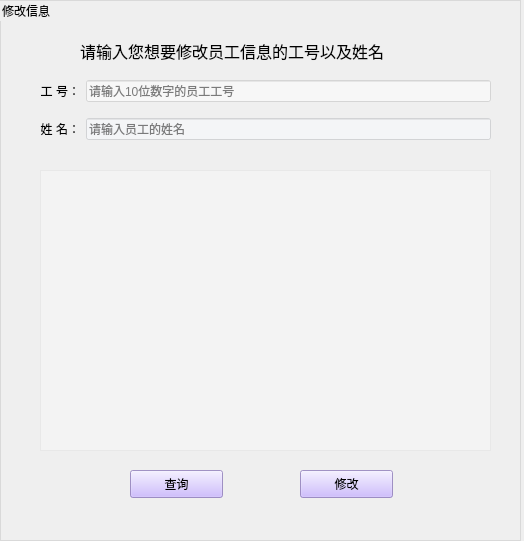
<?xml version="1.0" encoding="UTF-8"?>
<ui version="4.0">
 <class>Form</class>
 <widget class="QWidget" name="Form">
  <property name="geometry">
   <rect>
    <x>0</x>
    <y>0</y>
    <width>524</width>
    <height>541</height>
   </rect>
  </property>
  <property name="minimumSize">
   <size>
    <width>524</width>
    <height>541</height>
   </size>
  </property>
  <property name="maximumSize">
   <size>
    <width>524</width>
    <height>541</height>
   </size>
  </property>
  <property name="windowTitle">
   <string>Form</string>
  </property>
  <property name="styleSheet">
   <string notr="true"/>
  </property>
  <widget class="QGroupBox" name="groupBox">
   <property name="geometry">
    <rect>
     <x>0</x>
     <y>0</y>
     <width>521</width>
     <height>541</height>
    </rect>
   </property>
   <property name="styleSheet">
    <string notr="true">QGroupBox {
border:1px solid rgb(217, 217, 217);
}</string>
   </property>
   <property name="title">
    <string>修改信息</string>
   </property>
   <widget class="QLabel" name="label">
    <property name="geometry">
     <rect>
      <x>80</x>
      <y>30</y>
      <width>381</width>
      <height>41</height>
     </rect>
    </property>
    <property name="font">
     <font>
      <family>华文行楷</family>
      <pointsize>12</pointsize>
     </font>
    </property>
    <property name="text">
     <string>请输入您想要修改员工信息的工号以及姓名</string>
    </property>
   </widget>
   <widget class="QPushButton" name="btn_check">
    <property name="geometry">
     <rect>
      <x>130</x>
      <y>470</y>
      <width>93</width>
      <height>28</height>
     </rect>
    </property>
    <property name="styleSheet">
     <string notr="true">background-color: rgb(194, 170, 255,200);
</string>
    </property>
    <property name="text">
     <string>查询</string>
    </property>
   </widget>
   <widget class="QPushButton" name="btn_modify">
    <property name="geometry">
     <rect>
      <x>300</x>
      <y>470</y>
      <width>93</width>
      <height>28</height>
     </rect>
    </property>
    <property name="styleSheet">
     <string notr="true">background-color: rgb(194, 170, 255,200);
</string>
    </property>
    <property name="text">
     <string>修改</string>
    </property>
   </widget>
   <widget class="QWidget" name="layoutWidget">
    <property name="geometry">
     <rect>
      <x>40</x>
      <y>70</y>
      <width>451</width>
      <height>81</height>
     </rect>
    </property>
    <layout class="QGridLayout" name="gridLayout">
     <item row="0" column="0">
      <widget class="QLabel" name="label_2">
       <property name="text">
        <string>&lt;html&gt;&lt;head/&gt;&lt;body&gt;&lt;p align=&quot;right&quot;&gt;工 号：&lt;/p&gt;&lt;/body&gt;&lt;/html&gt;</string>
       </property>
       <property name="buddy">
        <cstring>lineEdit_id</cstring>
       </property>
      </widget>
     </item>
     <item row="0" column="1">
      <widget class="QLineEdit" name="lineEdit_id">
       <property name="styleSheet">
        <string notr="true">background-color: rgb(255, 255, 255,120);</string>
       </property>
       <property name="placeholderText">
        <string>请输入10位数字的员工工号</string>
       </property>
      </widget>
     </item>
     <item row="1" column="0">
      <widget class="QLabel" name="label_3">
       <property name="text">
        <string>&lt;html&gt;&lt;head/&gt;&lt;body&gt;&lt;p align=&quot;right&quot;&gt;姓 名：&lt;/p&gt;&lt;/body&gt;&lt;/html&gt;</string>
       </property>
       <property name="buddy">
        <cstring>lineEdit_name</cstring>
       </property>
      </widget>
     </item>
     <item row="1" column="1">
      <widget class="QLineEdit" name="lineEdit_name">
       <property name="styleSheet">
        <string notr="true">background-color: rgb(248, 250, 255,120);</string>
       </property>
       <property name="placeholderText">
        <string>请输入员工的姓名</string>
       </property>
      </widget>
     </item>
    </layout>
   </widget>
   <widget class="QTableWidget" name="tableWidget">
    <property name="geometry">
     <rect>
      <x>40</x>
      <y>170</y>
      <width>451</width>
      <height>281</height>
     </rect>
    </property>
    <property name="styleSheet">
     <string notr="true">background-color: rgb(255, 255, 255,60);</string>
    </property>
   </widget>
  </widget>
 </widget>
 <tabstops>
  <tabstop>lineEdit_id</tabstop>
  <tabstop>lineEdit_name</tabstop>
  <tabstop>tableWidget</tabstop>
  <tabstop>btn_check</tabstop>
  <tabstop>btn_modify</tabstop>
 </tabstops>
 <resources/>
 <connections/>
</ui>
